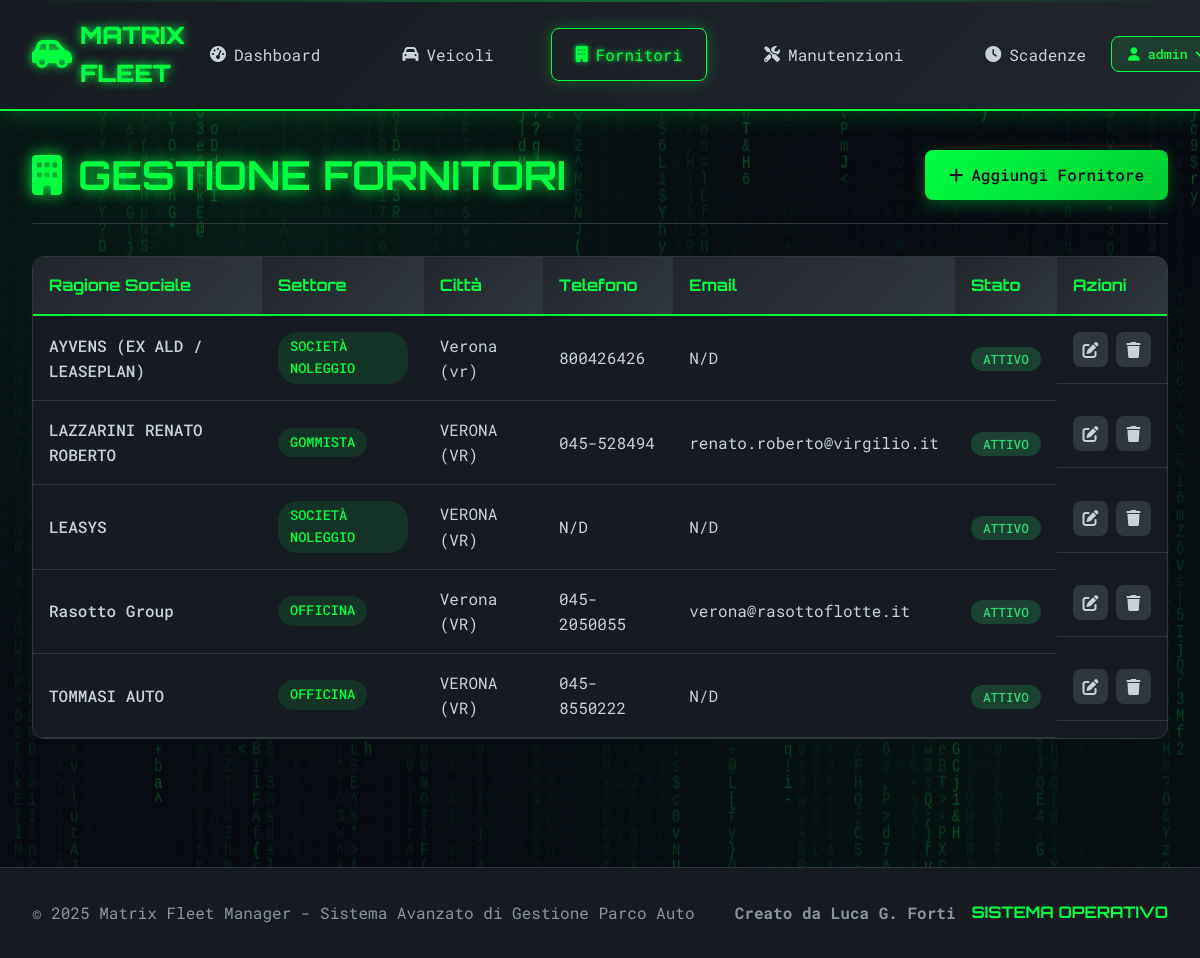
/fornitori/ (signed in), run on the app's committed database.
### app/models.py (models this page shows, shortened)
class User(UserMixin, db.Model):
    __tablename__ = 'users'
    id = db.Column(db.Integer, primary_key=True)
    username = db.Column(db.String(80), unique=True, nullable=False)
    password_hash = db.Column(db.String(120), nullable=False)
    nucleo = db.Column(db.String(50), default='Via Capitel')
    attivo = db.Column(db.Boolean, default=True)
    data_creazione = db.Column(db.DateTime, default=datetime.utcnow)
    ultimo_accesso = db.Column(db.DateTime)

class Fornitore(db.Model):
    __tablename__ = 'fornitori'
    id = db.Column(db.Integer, primary_key=True)
    ragione_sociale = db.Column(db.String(100), nullable=False)
    partita_iva = db.Column(db.String(20), unique=True)
    codice_fiscale = db.Column(db.String(20))
    indirizzo = db.Column(db.String(200))
    citta = db.Column(db.String(50), nullable=False)
    cap = db.Column(db.String(10), nullable=False)
    provincia = db.Column(db.String(5))
    telefono = db.Column(db.String(20))
    telefono_2 = db.Column(db.String(20))  # NUOVO CAMPO
    telefono_3 = db.Column(db.String(20))  # NUOVO CAMPO
    email = db.Column(db.String(100))
    email_2 = db.Column(db.String(100))    # NUOVO CAMPO
    email_3 = db.Column(db.String(100))    # NUOVO CAMPO
    referente = db.Column(db.String(100))
    settore = db.Column(db.String(50))
    settore_2 = db.Column(db.String(50))   # NUOVO CAMPO
    settore_3 = db.Column(db.String(50))   # NUOVO CAMPO
    settore_personalizzato = db.Column(db.String(100))  # NUOVO CAMPO
    note = db.Column(db.Text)
    attivo = db.Column(db.Boolean, default=True)
    nucleo = db.Column(db.String(50), default='Via Capitel')
    data_creazione = db.Column(db.DateTime, default=datetime.utcnow)
    manutenzioni = db.relationship('Manutenzione', backref='fornitore', lazy=True,
                                 order_by='desc(Manutenzione.data_intervento)')
    veicoli_noleggio = db.relationship('Veicolo', foreign_keys='Veicolo.societa_noleggio_id',
                                     backref='fornitore_noleggio')

### app/routes/fornitori.py (the view)
@fornitori_bp.route('/')
def index_fornitori():
    nucleo_filter = request.args.get('nucleo')
    query = Fornitore.query
    if nucleo_filter:
        query = query.filter_by(nucleo=nucleo_filter)
    query = query.order_by(Fornitore.ragione_sociale)
    page = request.args.get('page', 1, type=int)
    fornitori = query.paginate(
        page=page, per_page=10, error_out=False
    )
    return render_template('fornitori/index.html', fornitori=fornitori)

### app/templates/fornitori/index.html (shortened to what this page needs)
{% extends "base.html" %}
{% block content %}
<div class="page-container">
    <div class="page-header">
        <h1 class="page-title">
            <i class="fas fa-building"></i>
        </h1>
        <div class="page-actions">
            <a href="{{ url_for('fornitori.aggiungi_fornitore') }}" class="btn btn-primary">
                <i class="fas fa-plus"></i> Aggiungi Fornitore
            </a>
        </div>
    </div>
    <div class="data-table-container">
        <table class="data-table">
            <thead>
                <tr>
                    <th>Ragione Sociale</th>
                    <th>Settore</th>
                    <th>Città</th>
                    <th>Telefono</th>
                    <th>Email</th>
                    <th>Stato</th>
                    <th>Azioni</th>
                </tr>
            </thead>
            <tbody>
                {% for fornitore in fornitori.items %}
                <tr>
                    <td class="highlight">{{ fornitore.ragione_sociale }}</td>
                    <td>
                        {% if fornitore.settore %}
                        <span class="badge badge-settore">{{ fornitore.settore }}</span>
                        {% else %}
                        <span class="text-muted">N/D</span>
                        {% endif %}
                    </td>
                    <td>{{ fornitore.citta }}{% if fornitore.provincia %} ({{ fornitore.provincia }}){% endif %}</td>
                    <td>{{ fornitore.telefono or 'N/D' }}</td>
                    <td>{{ fornitore.email or 'N/D' }}</td>
                    <td>
                        <span class="status-badge {% if fornitore.attivo %}status-attivo{% else %}status-inattivo{% endif %}">
                            {% if fornitore.attivo %}Attivo{% else %}Inattivo{% endif %}
                        </span>
                    </td>
                    <td class="actions">
                        <a href="{{ url_for('fornitori.modifica_fornitore', id=fornitore.id) }}" class="btn-action" title="Modifica">
                            <i class="fas fa-edit"></i>
                        </a>
                        <a href="{{ url_for('fornitori.elimina_fornitore', id=fornitore.id) }}" class="btn-action delete" title="Elimina" onclick="return confirm('Sei sicuro di voler eliminare questo fornitore?')">
                            <i class="fas fa-trash"></i>
                        </a>
                    </td>
                </tr>
                {% endfor %}
            </tbody>
        </table>
    </div>
</div>
{% endblock %}

### app/templates/base.html (shortened to what this page needs)
<!DOCTYPE html>
<html lang="it">
<head>
    <link rel="stylesheet" href="{{ url_for('static', filename='css/matrix_style.css') }}">
    <link href="https://cdnjs.cloudflare.com/ajax/libs/font-awesome/6.0.0/css/all.min.css" rel="stylesheet">
</head>
<body>
    <header class="matrix-header">
        <div class="header-content">
            <div class="logo">
                <i class="fas fa-car-side"></i>
                <span>MATRIX FLEET</span>
            </div>
            <nav class="main-nav">
                <a href="{{ url_for('dashboard.index') }}" class="nav-link {% if request.endpoint == 'dashboard.index' %}active{% endif %}">
                    <i class="fas fa-tachometer-alt"></i>Dashboard
                </a>
                <a href="{{ url_for('veicoli.index_veicoli') }}" class="nav-link {% if 'veicoli' in request.endpoint %}active{% endif %}">
                    <i class="fas fa-car"></i>Veicoli
                </a>
                <a href="{{ url_for('fornitori.index_fornitori') }}" class="nav-link {% if 'fornitori' in request.endpoint %}active{% endif %}">
                    <i class="fas fa-building"></i>Fornitori
                </a>
                <a href="{{ url_for('manutenzioni.index_manutenzioni') }}" class="nav-link {% if 'manutenzioni' in request.endpoint %}active{% endif %}">
                    <i class="fas fa-tools"></i>Manutenzioni
                </a>
                <a href="{{ url_for('scadenze.index_scadenze') }}" class="nav-link {% if 'scadenze' in request.endpoint %}active{% endif %}">
                    <i class="fas fa-clock"></i>Scadenze
                </a>
            </nav>
            <div class="user-info">
                {% if current_user.is_authenticated %}
                    <div class="user-menu">
                        <div class="user-dropdown">
                            <button class="user-btn" onclick="toggleUserMenu()">
                                <i class="fas fa-user"></i>
                                <span class="user-name">{{ current_user.username }}</span>
                                <i class="fas fa-chevron-down"></i>
                            </button>
                        </div>
                    </div>
                {% endif %}
            </div>
        </div>
    </header>
    <main class="main-content">
        {% block content %}{% endblock %}
    </main>
    <footer class="matrix-footer">
        <div class="footer-content">
            <p>&copy; 2025 Matrix Fleet Manager - Sistema Avanzato di Gestione Parco Auto</p>
            <div class="footer-stats">
                <span class="stat"><strong>Creato da Luca G. Forti</strong></span>
                <span class="stat-value">SISTEMA OPERATIVO</span>
            </div>
        </div>
    </footer>
</body>
</html>

### app/templates/base.html (style rules this page uses)
.user-info { display: flex; align-items: center; }
.user-menu { position: relative; }
.user-dropdown { position: relative; }
.user-btn { display: flex; align-items: center; gap: 0.5rem; background: rgba(0, 255, 65, 0.1); color: var(--matrix-green); border: 1px solid var(--matrix-green); padding: 0.5rem 1rem; border-radius: 8px; cursor: pointer; font-family: inherit; transition: all 0.3s ease; }
.user-name { font-weight: 500; }

### data on the page
User: username "admin"
Fornitore: ragione_sociale "AYVENS (EX ALD / LEASEPLAN)", settore "SOCIETÀ NOLEGGIO", citta "Verona", provincia "vr", telefono "800426426", email "N/D", attivo "ATTIVO"
Fornitore: ragione_sociale "LAZZARINI RENATO ROBERTO", settore "GOMMISTA", citta "VERONA", provincia "VR", telefono "045-528494", email "renato.roberto@virgilio.it", attivo "ATTIVO"
Fornitore: ragione_sociale "LEASYS", settore "SOCIETÀ NOLEGGIO", citta "VERONA", provincia "VR", telefono "N/D", email "N/D", attivo "ATTIVO"
Fornitore: ragione_sociale "Rasotto Group", settore "OFFICINA", citta "Verona", provincia "VR", telefono "045-2050055", email "verona@rasottoflotte.it", attivo "ATTIVO"
Fornitore: ragione_sociale "TOMMASI AUTO", settore "OFFICINA", citta "VERONA", provincia "VR", telefono "045-8550222", email "N/D", attivo "ATTIVO"
